Frame 1 (no input): blank canvas, image omitted
Frame 60 (the mouse pressed at the canvas centre just before this capture): blank canvas, image omitted
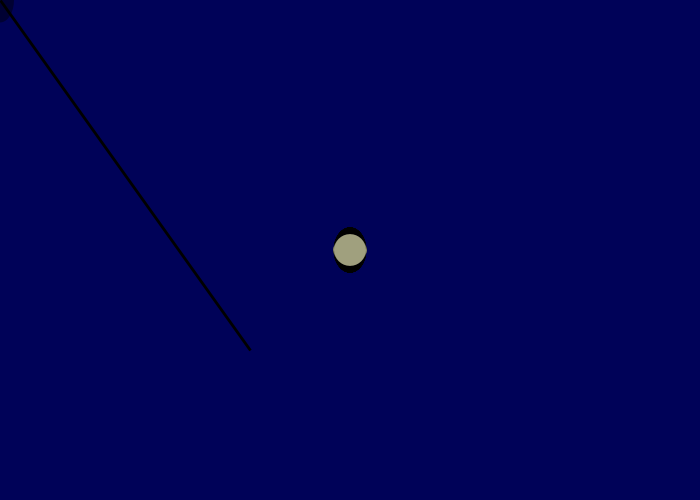
Frame 120 (the mouse held since frame 60 and released just before this capture)

The Processing sketch whose frames 1 and 60 were blank and that drew this single picture after the mouse press (run headless with seeded random() and noise(); from frame 60 on, the mouse is pressed at the canvas centre):

// Processing sketch: processing_160726
// ── processing_160726.pde

void setup(){
  size(700,500);
  background(600);
 smooth(1);
  frameRate(100);
}
 
void draw(){
 float r = random(25,33.2);
 if (mousePressed){
 stroke(.75);
 strokeWeight(random(1,5.5));
strokeCap(SQUARE);
  line(mouseY,mouseX,pmouseY,pmouseX); 
  noStroke();
fill(800,400,201);
  ellipse(mouseX,mouseY,r,r); 
  fill(1,random(55,255));
   ellipse(pmouseX,pmouseY,r,45);
   
}
 
}
 
 
 
void keyPressed(){
   if(key=='s'){
      saveImage();
 }
   if(key=='z'){
  background(255);
}
   if(key=='b'){
filter(BLUR);
}
}
   
 void saveImage() {
  String fileName = timeStamp()+".tiff";
  PImage imageSave = get(0,0,width,height);
  imageSave.save(fileName);
}
 
String timeStamp() {
 String timestamp = year()+"_"+month()+"_"+day()+"_"+minute()+"_"+second()+"_"+millis();
 return timestamp;
}
